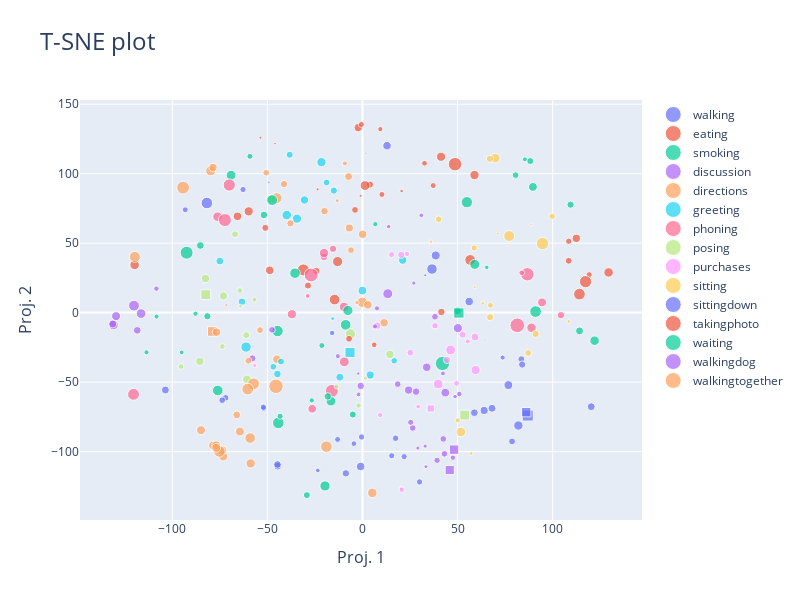

Here is the notebook cell this chart was saved with:
### Code cell
create_plotly_OOD_tsne(df_tsne_metrics_sub,model='', title = 'T-SNE plot',\
                       colors_column_name = 'action',\
                       error_column_name = 'min_mean_mpjpe', outlier_column_name= 'predicted_outliers')
